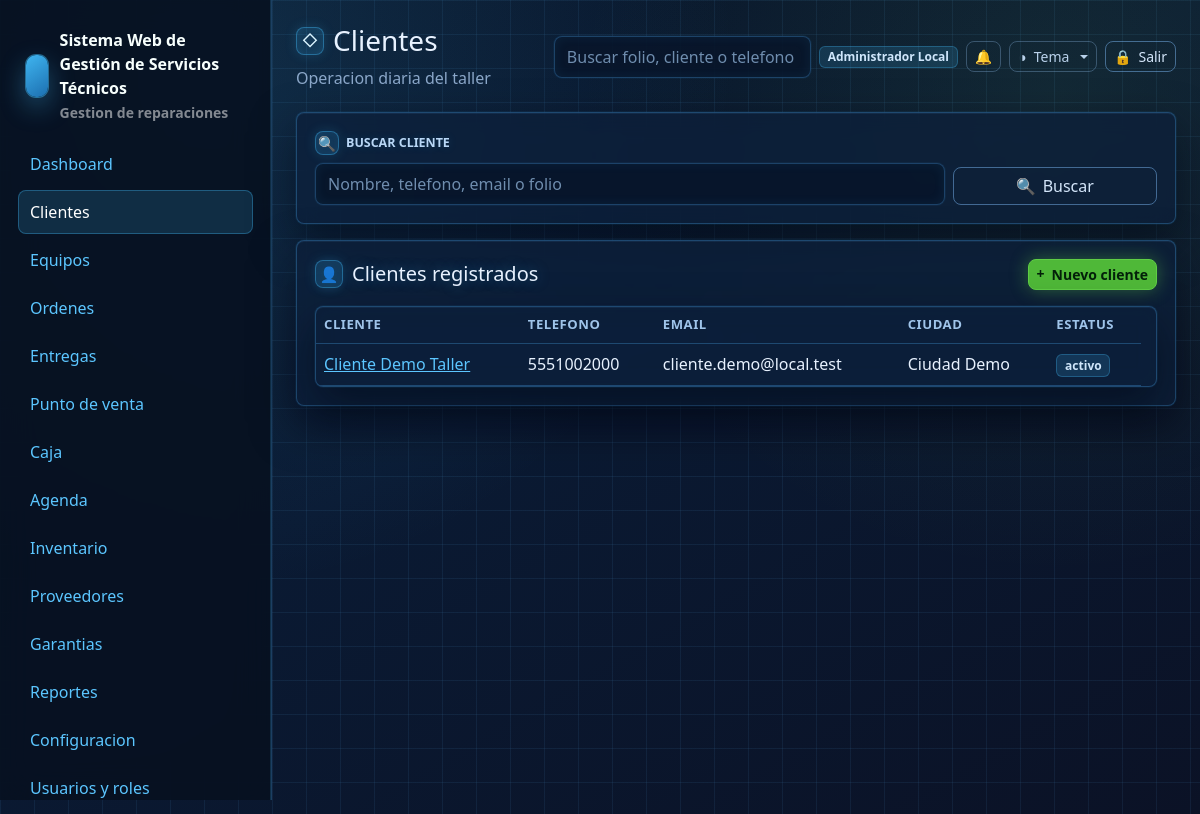
The app's page /clientes (signed in) with its own data.
### tables this page shows
CREATE TABLE users (
    id INT UNSIGNED AUTO_INCREMENT PRIMARY KEY,
    name VARCHAR(160) NOT NULL,
    email VARCHAR(190) NOT NULL UNIQUE,
    password VARCHAR(255) NOT NULL,
    phone VARCHAR(40) NULL,
    status ENUM('activo','inactivo','bloqueado') NOT NULL DEFAULT 'activo',
    last_login_at DATETIME NULL,
    created_at DATETIME NOT NULL DEFAULT CURRENT_TIMESTAMP,
    updated_at DATETIME NULL ON UPDATE CURRENT_TIMESTAMP,
    deleted_at DATETIME NULL
);

CREATE TABLE clientes (
    id INT UNSIGNED AUTO_INCREMENT PRIMARY KEY,
    nombre_completo VARCHAR(190) NOT NULL,
    telefono VARCHAR(40) NOT NULL,
    whatsapp VARCHAR(40) NULL,
    email VARCHAR(190) NULL,
    domicilio VARCHAR(255) NULL,
    ciudad VARCHAR(120) NULL,
    estado VARCHAR(120) NULL,
    codigo_postal VARCHAR(20) NULL,
    rfc VARCHAR(20) NULL,
    notas_internas TEXT NULL,
    estatus ENUM('activo','inactivo') NOT NULL DEFAULT 'activo',
    created_at DATETIME NOT NULL DEFAULT CURRENT_TIMESTAMP,
    updated_at DATETIME NULL ON UPDATE CURRENT_TIMESTAMP,
    deleted_at DATETIME NULL,
    INDEX idx_clientes_nombre (nombre_completo),
    INDEX idx_clientes_telefono (telefono),
    INDEX idx_clientes_email (email)
);

### resources/views/clientes/index.php (the view)
<div class="glass-card mb-3">
    <form class="row g-2 align-items-end">
        <div class="col-md-9">
            <label class="form-label" data-icon="&#128269;">Buscar cliente</label>
            <input class="form-control" name="q" value="<?= e($q ?? '') ?>" placeholder="Nombre, telefono, email o folio" data-table-search-source>
        </div>
        <div class="col-md-3 d-grid">
            <button class="btn btn-outline-dark" data-icon="&#128269;">Buscar</button>
        </div>
    </form>
</div>
<div class="glass-card">
    <div class="d-flex justify-content-between align-items-center mb-3">
        <h2 class="h5 mb-0" data-icon="&#128100;">Clientes registrados</h2>
        <a class="btn btn-primary btn-sm" data-icon="&#43;" href="<?= e(url('/clientes/create')) ?>">Nuevo cliente</a>
    </div>
    <div class="table-wrap">
        <table class="table align-middle">
            <thead><tr><th>Cliente</th><th>Telefono</th><th>Email</th><th>Ciudad</th><th>Estatus</th></tr></thead>
            <tbody>
            <?php foreach ($clientes as $cliente): ?>
                <tr>
                    <td><a href="<?= e(url('/clientes/' . $cliente['id'])) ?>"><?= e($cliente['nombre_completo']) ?></a></td>
                    <td><?= e($cliente['telefono']) ?></td>
                    <td><?= e($cliente['email']) ?></td>
                    <td><?= e($cliente['ciudad']) ?></td>
                    <td><span class="badge text-bg-light"><?= e($cliente['estatus']) ?></span></td>
                </tr>
            <?php endforeach; ?>
            </tbody>
        </table>
    </div>
</div>

### app/Core/Router.php (shortened to what the rows shown need)
<?php
final class Router
{
    private array $routes = [];
    private function add(string $method, string $path, callable|array $handler): void
    {
        $pattern = preg_replace('#\{([a-zA-Z_][a-zA-Z0-9_]*)\}#', '(?P<$1>[^/]+)', $path);
        $this->routes[] = [
            'method' => $method,
            'path' => $path,
            'pattern' => '#^' . $pattern . '$#',
            'handler' => $handler,
        ];
    }
    public function dispatch(Request $request): void
    {
        foreach ($this->routes as $route) {
            if ($route['method'] !== $request->method()) {
                continue;
            }
            if (preg_match($route['pattern'], $request->path(), $matches)) {
                $params = array_filter($matches, 'is_string', ARRAY_FILTER_USE_KEY);
                $handler = $route['handler'];
                if (is_array($handler)) {
                    [$class, $method] = $handler;
                    $controller = new $class();
                    $controller->{$method}($request, ...array_values($params));
                    return;
                }
                return;
            }
        }
    }
}

### resources/views/layouts/app.php (shortened to what the rows shown need)
<?php
$user = Auth::user();
$appConfig = require BASE_PATH . '/config/app.php';
$systemName = (string) ($appConfig['name'] ?? 'Servicio Tecnico');
$systemCurrency = 'MXN';
$businessLogo = '';
try {
    $cfg = new ConfiguracionService();
    $systemName = trim((string) $cfg->get('sistema.nombre', $systemName)) ?: $systemName;
    $systemCurrency = monedaSistema($systemCurrency);
    $businessLogo = config_asset_src((string) $cfg->get('negocio.logo_url', ''));
} catch (Throwable) {
    $businessLogo = '';
}
?>
<!doctype html>
<html lang="es">
<head>
    <link href="https://cdn.jsdelivr.net/npm/bootstrap@5.3.3/dist/css/bootstrap.min.css" rel="stylesheet">
    <link href="<?= e(asset('css/app.css') . '?v=20260708-pos-modal-theme') ?>" rel="stylesheet">
    <link href="<?= e(asset('css/themes/crystal.css') . '?v=20260708-pos-modal-theme') ?>" rel="stylesheet">
    <link href="<?= e(asset('css/themes/dark.css') . '?v=20260708-pos-modal-theme') ?>" rel="stylesheet">
    <link href="<?= e(asset('css/themes/live.css') . '?v=20260708-pos-modal-theme') ?>" rel="stylesheet">
    <link href="<?= e(asset('css/themes/blueprint.css') . '?v=20260708-pos-modal-theme') ?>" rel="stylesheet">
</head>
<body data-currency="<?= e($systemCurrency) ?>">
<div class="app-shell">
    <aside class="sidebar" id="app-sidebar">
        <div class="brand">
            <?php if ($businessLogo !== ''): ?>
                <img class="brand-logo" src="<?= e($businessLogo) ?>" alt="<?= e($systemName) ?>">
            <?php else: ?>
                <div class="brand-mark"></div>
            <?php endif; ?>
            <div>
                <div><?= e($systemName) ?></div>
                <small class="text-white-50">Gestion de reparaciones</small>
            </div>
        </div>
        <nav class="nav flex-column">
            <?php foreach ([
                ['Dashboard', '/', 'dashboard'],
                ['Clientes', '/clientes', 'clientes'],
                ['Equipos', '/equipos', 'equipos'],
                ['Ordenes', '/ordenes', 'ordenes'],
                ['Entregas', '/entregas', 'ordenes'],
                ['Punto de venta', '/punto-venta', 'punto_venta'],
                ['Caja', '/caja', 'caja'],
                ['Agenda', '/agenda', 'agenda'],
                ['Inventario', '/inventario', 'inventario'],
                ['Proveedores', '/proveedores', 'proveedores'],
                ['Garantias', '/garantias', 'garantias'],
                ['Reportes', '/reportes', 'reportes'],
                ['Configuracion', '/configuracion', 'configuracion'],
                ['Usuarios y roles', '/usuarios', 'usuarios'],
                ['Licencia demo', '/licencia', 'licencias'],
            ] as [$label, $href, $module]): ?>
                <?php if (Auth::can($module, 'ver')): ?>
                    <a class="nav-link <?= e(is_active($href)) ?>" href="<?= e(url($href)) ?>"><?= e($label) ?></a>
                <?php endif; ?>
            <?php endforeach; ?>
        </nav>
    </aside>
    <main class="main">
        <header class="topbar">
            <div class="topbar-title">
                <h1 class="h3 mb-1" data-icon="&#9671;"><?= e($title ?? '') ?></h1>
                <div class="text-muted">Operacion diaria del taller</div>
            </div>
            <div class="d-flex align-items-center gap-2 topbar-actions">
                <form class="d-none d-md-block" action="<?= e(url('/ordenes')) ?>">
                    <input class="form-control" name="q" placeholder="Buscar folio, cliente o telefono">
                </form>
                <span class="badge text-bg-light topbar-user"><?= e($user['name'] ?? 'Usuario') ?></span>
                <div class="dropdown">
                    <button class="btn btn-outline-secondary btn-sm notif-bell" type="button" data-bs-toggle="dropdown" aria-expanded="false" aria-label="Notificaciones">
                        &#128276;
                    </button>
                </div>
                <div class="dropdown theme-switcher">
                    <button class="btn btn-outline-secondary btn-sm dropdown-toggle" type="button" data-bs-toggle="dropdown" aria-expanded="false" aria-label="Tema" data-icon="&#9681;"><span class="btn-label">Tema</span></button>
                </div>
                <form method="post" action="<?= e(url('/logout')) ?>">
                    <button class="btn btn-outline-dark btn-sm" aria-label="Salir" data-icon="&#128274;"><span class="btn-label">Salir</span></button>
                </form>
            </div>
        </header>
        <?= $content ?>
    </main>
</div>
</body>
</html>

### records on screen
users: name "Administrador Local"
clientes: nombre_completo "Cliente Demo Taller", telefono "5551002000", email "cliente.demo@local.test", ciudad "Ciudad Demo", estatus "activo"

### other values on screen
$systemName "Sistema Web de Gestión de Servicios Técnicos"
$label "Dashboard"
$label "Clientes"
$label "Equipos"
$label "Ordenes"
$label "Entregas"
$label "Punto de venta"
$label "Caja"
$label "Agenda"
$label "Inventario"
$label "Proveedores"
$label "Garantias"
$label "Reportes"
$label "Configuracion"
$label "Usuarios y roles"
